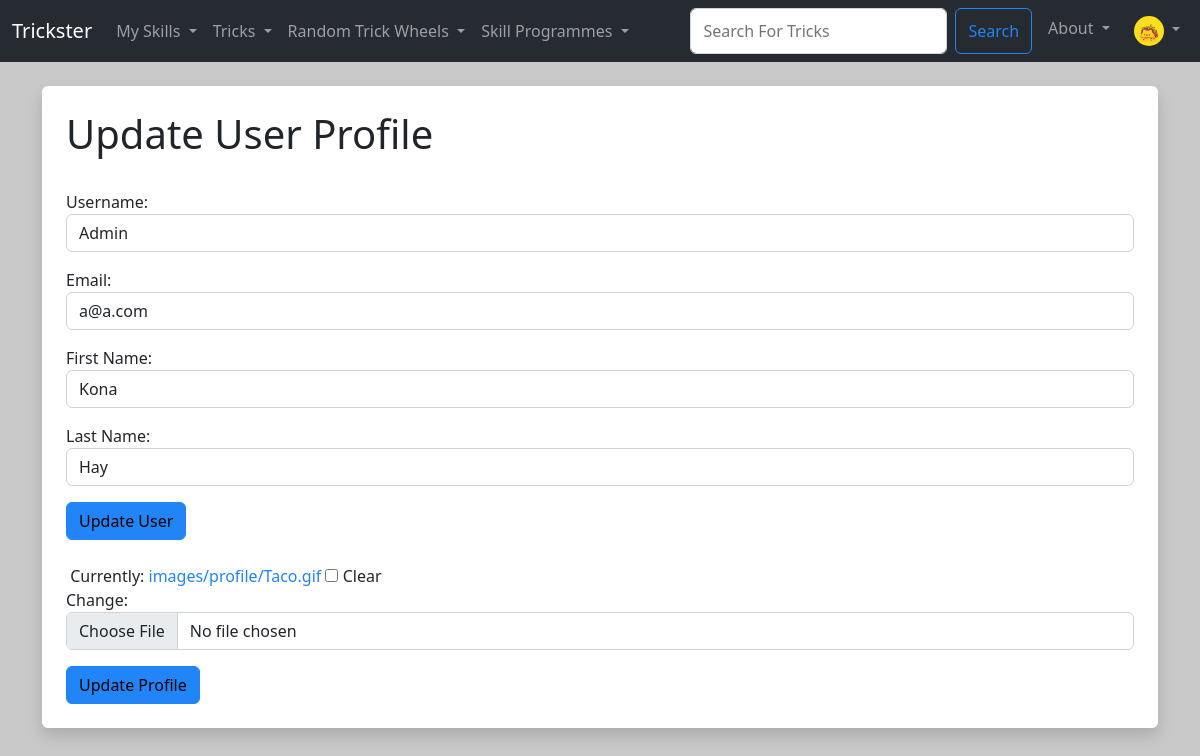
/Users/update_profile/1 (signed in), run on an earlier commit of the app's database.
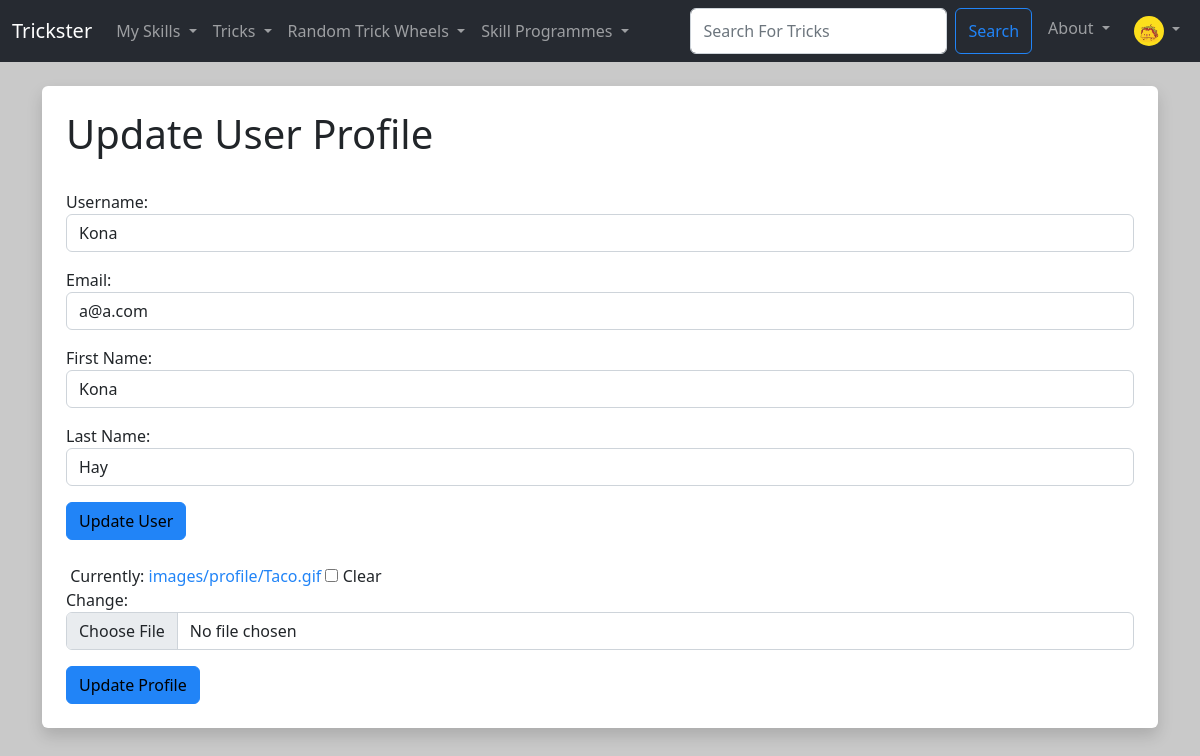
And on a later commit of the database.
### Users/models.py (models this page shows, shortened)
class Trickster_User(AbstractBaseUser, PermissionsMixin):
  UserID = models.AutoField(primary_key=True)
  Email = models.EmailField(('Email Address'), unique=True)
  Username = models.CharField(('Username'),max_length=25, unique=True)
  FirstName = models.CharField(('First Name'),max_length=25)
  LastName = models.CharField(('Last Name'),max_length=25)
  DateOfJoining = models.DateField(default=timezone.now)
  is_staff = models.BooleanField(default=False)
  is_active = models.BooleanField(default=True)
  objects = CustomUserManager()
  USERNAME_FIELD = 'Email'
  REQUIRED_FIELDS = ['Username', 'FirstName', 'LastName']

class User_Profile(models.Model):
  User = models.OneToOneField(Trickster_User, on_delete=models.CASCADE)
  ProfilePhoto = models.ImageField(null=True, blank=True, upload_to="images/profile")
  SkillLevel = models.ForeignKey(SkillLevel, default=get_default_skill_level, blank=True, null=True, on_delete=models.CASCADE)
  UserDifficultyLevel = models.PositiveIntegerField(default=1, null=True, validators=[MinValueValidator(1), MaxValueValidator(10)])
  LearnedTricks = models.ManyToManyField(Trick, related_name='learned_trick', blank=True)
  SavedTricks = models.ManyToManyField(Trick, related_name='saved_trick', blank=True)
  CurrentlyLearningProgrammes = models.ManyToManyField(Trick_Programme, related_name='currently_learning_programme', blank=True)
  SavedProgrammes = models.ManyToManyField(Trick_Programme, related_name='saved_programme', blank=True)
  Follows =  models.ManyToManyField('self', related_name='followed_by', symmetrical=False, blank=True)

### Users/views.py (the view, shortened to what this page needs)
# urls.py: path('update_profile/<int:pk>', views.update_profile, name='update-profile'),
def update_profile(request, pk):
  if request.user.is_authenticated:
    profile = User_Profile.objects.get(User_id=pk)
    user = Trickster_User.objects.get(UserID=pk)
    profile_form = ProfileUpdateForm(instance=profile)
    user_form = UserUpdateForm(instance=user)
    return render(request, 'user_pages/update_profile.html', {'profile':profile, 'profile_form':profile_form, 'user_form':user_form})
  else:
    messages.error(request, ("You Must Be Logged In To See This Page!"))
    return redirect('home')

### Users/forms.py
class ProfileUpdateForm(forms.ModelForm):
  class Meta:
    model = User_Profile
    fields = ('ProfilePhoto',)
    labels = {
      'ProfilePhoto':'',
    }
    widgets = {
        'ProfilePhoto': forms.ClearableFileInput(attrs={'class':'form-control'}),
    }

class UserUpdateForm(forms.ModelForm):
  class Meta:
    model = Trickster_User
    fields = ('Username', 'Email', 'FirstName', 'LastName')
    labels = {
      'Username':'Username',
      'Email':'Email',
      'FirstName':'First Name',
      'LastName':'Last Name'
    }
    widgets = {
      'Username' : forms.TextInput(attrs={'class':'form-control'}),
      'Email' : forms.EmailInput(attrs={'class':'form-control'}),
      'FirstName' : forms.TextInput(attrs={'class':'form-control'}),
      'LastName' : forms.TextInput(attrs={'class':'form-control'})
    }

### Users/templates/user_pages/update_profile.html (shortened to what this page needs)
{% extends 'main/base.html' %}
{% block content  %}
    <div class="shadow  p-4 mb-5 bg-body rounded">
        <h1>Update User Profile</h1>
        <form action="" method=POST enctype="multipart/form-data">
          {% for feild in user_form %}
            <p>
              {{ feild.label_tag }}
              {{ feild}}
            </p>
          {% endfor %}
          <input name="UpdateUser" type="submit" value="Update User" class="btn btn-primary">
        </form>
        <form action="" method=POST enctype="multipart/form-data">
          {% for feild in profile_form %}
            <p>
              {{ feild}}
            </p>
          {% endfor %}
          <input name="UpdateProfile" type="submit" value="Update Profile" class="btn btn-primary">
        </form>
    </div>
{% endblock %}

### TricksterMain/templates/components/navbar.html (shortened to what this page needs)
{% load static %}
<nav class="navbar navbar-expand-lg navbar-dark bg-tricksterdark">
  <div class="container-fluid">
    <a class="navbar-brand" href="{%url 'home'%}">Trickster</a>
    <div class="collapse navbar-collapse" id="navbarSupportedContent">
      <ul class="navbar-nav me-auto mb-2 mb-lg-0">
        <li class="nav-item dropdown">
          <a class="nav-link dropdown-toggle" href="#" id="mySkillsDropdown" role="button" data-bs-toggle="dropdown" aria-expanded="false">
            My Skills
          </a>
        </li>
        <li class="nav-item dropdown">
          <a class="nav-link dropdown-toggle" href="#" id="tricksDropdown" role="button" data-bs-toggle="dropdown" aria-expanded="false">
            Tricks
          </a>
        </li>
        <li class="nav-item dropdown">
          <a class="nav-link dropdown-toggle" href="#" id="randomDropdown" role="button" data-bs-toggle="dropdown" aria-expanded="false">
            Random Trick Wheels
          </a>
        </li>
        <li class="nav-item dropdown">
          <a class="nav-link dropdown-toggle" href="#" id="tricksDropdown" role="button" data-bs-toggle="dropdown" aria-expanded="false">
            Skill Programmes
          </a>
        </li>
      </ul>
      <div class="navbar-nav ml-auto gap-2">
        <form class="d-flex" method="POST" action="{% url 'search-trick' %}">
          <input class="form-control me-2 input-sm" type="search" placeholder="Search For Tricks" aria-label="Search" name="trick_searched">
          <button class="btn btn-outline-primary" type="submit">Search</button>
        </form>
        <li class="nav-item dropdown">
          <a class="nav-link dropdown-toggle" href="#" id="tricksDropdown" role="button" data-bs-toggle="dropdown" aria-expanded="false">
            About
          </a>
        </li>
        {% if user.is_authenticated %}
        <li class="nav-item dropdown">
          <a class="nav-link dropdown-toggle" href="#" id="navbarScrollingDropdown" role="button" data-bs-toggle="dropdown" aria-expanded="false">
            {% if request.user.user_profile.ProfilePhoto %}
              <img
              class="rounded-circle"
              height="30"
              src="{{ request.user.user_profile.ProfilePhoto.url }}"
              alt="User Profile Image"
              />
            {% endif %}
          </a>
        </li>
        {% else %}
          <li class="nav-item">
            <a class="nav-link" href="{%url 'login'%}">Login</a>
          </li>
        {% endif %}
      </div>
    </div>
  </div>
</nav>

What changed in the data, as far as the page shows it:
changed Trickster_User "Kona": Username "Admin" → "Kona"
